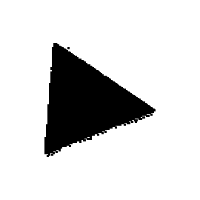
#> input picture dataset/test/triangles/351.png, 200 x 200 px
$ python train.py
#> lines starting #> are read from the running program, lines starting #| are printed output that depends on the picture
### neuralnetwork.py
# Mwangi Stephen, Mutuku Moses, Mokaya Sharon
import codecs
import json
import numpy as np


class NeuralNetwork:
    """
        Neural Network Class
        A single layer network (one hidden layer)
        Takes no. of input nodes, number of hidden nodes, number of output nodes and the learning rate during initialization
    """
    def __init__(self, n_inputs, n_hidden, n_outputs, learning_rate):
        self.n_inputs = n_inputs
        self.n_hidden = n_hidden
        self.n_outputs = n_outputs
        self.learning_rate = learning_rate
        # initialize weights using random normally distributed values
        self.weights_ih = np.random.normal(0.0, pow(self.n_hidden, -0.5), (self.n_hidden, self.n_inputs))
        self.weights_ho = np.random.normal(0.0, pow(self.n_outputs, -0.5), (self.n_outputs, self.n_hidden))

    @staticmethod
    def sigmoid(X):
        # sigmoid activation function
        return 1 / (1 + np.exp(-X))

    # [9 lines left out: function load_from_file, not called in this run]

    def accuracy(self, data_, labels_):
        # function to calculate the accuracy of the neural network given certain inputs and labels
        err = 0
        total = len(data_)
        for i_ in range(total):
            item_ = data_[i_]
            pred = np.argmax(self.predict(item_))
            if pred != np.argmax(labels_[i_]):
                err += 1
        return 1 - err / total

    # [5 lines left out: function write_to_file, not called in this run]

    def predict(self, input_list, returnLayerOutputs=False):
        # function to feed forward the inputs and return a classification at the end
        inputs = np.array(input_list, ndmin=2).T
        hidden_inputs = np.dot(self.weights_ih, inputs)
        hidden_outputs = self.sigmoid(hidden_inputs)
        final_inputs = np.dot(self.weights_ho, hidden_outputs)
        final_outputs = self.sigmoid(final_inputs)

        if returnLayerOutputs:
            return [final_outputs, hidden_outputs, inputs]
        else:
            return final_outputs.ravel()

    def train(self, input_list, target_list):
        # function to train the network by adjusting the connection weights using gradient descent (backpropagation algorithm)
        targets = np.array(target_list, ndmin=2).T
        final_outputs, hidden_outputs, inputs = self.predict(input_list, True)
        output_errors = targets - final_outputs
        hidden_errors = np.dot(self.weights_ho.T, output_errors)
        self.weights_ho += self.learning_rate * np.dot((output_errors * final_outputs * (1.0 - final_outputs)), np.transpose(hidden_outputs))
        self.weights_ih += self.learning_rate * np.dot((hidden_errors * hidden_outputs * (1.0 - hidden_outputs)), np.transpose(inputs))

### train.py
# Mwangi Stephen, Mutuku Moses, Mokaya Sharon
from neuralnetwork import NeuralNetwork
from sklearn.decomposition import PCA
from matplotlib.pyplot import imread
import glob

print("SHAPE CLASSIFIER")
print("=================")

training_path = 'dataset/train'
test_path = 'dataset/test'
paths = ['triangles', 'squares', 'circles']
pca = PCA(n_components=5)

train_data, test_data = [], []
labels, test_labels = [], []
classes = {"triangles": [0.99, 0.01, 0.01], "squares": [0.01, 0.99, 0.01], "circles": [0.01, 0.01, 0.99]}


def load_training_data():
    # function to load the training data
    print("Importing training data...")
    for name in paths:
        for image_path in glob.glob("{path}/{name}/*.png".format(path=training_path, name=name)):
            image = imread(image_path)
#> image is the input picture: shape (200, 200) float32; min 0, max 1, mean 0.84
            train_data.append(image)
            labels.append(classes[name])


def load_test_data():
    # function to load the test data
    print("Importing testing data...")
    for name in paths:
        for image_path in glob.glob("{path}/{name}/*.png".format(path=test_path, name=name)):
            image = imread(image_path)
            test_data.append(image)
            test_labels.append(classes[name])


load_training_data()
load_test_data()

print("Performing Principal Component Analysis...")
# Perform Principal Component Analysis on the train and test data
for j in range(len(train_data)):
    train_data[j] = pca.fit_transform(train_data[j]).ravel()
#> this loop made 2 passes
#> after the loop, train_data = 2 items
for j in range(len(test_data)):
    test_data[j] = pca.fit_transform(test_data[j]).ravel()
#> after the loop, test_data = 2 items

accuracy = 0
# create an instance of the network
nn = NeuralNetwork(1000, 500, 3, 0.01)

print("Training...")
# iterate N times perform training at each step
for epoch in range(100):
    for j in range(len(train_data)):
        nn.train(train_data[j], labels[j])
    accuracy = nn.accuracy(test_data, test_labels)
    print("\tepoch {i}, accuracy = {accuracy}".format(i=epoch+1, accuracy=accuracy))
#> this loop made 100 passes
#> accuracy on passes 1 to 8: 0.5, 0.5, 1, 1, 1, 1, 1, 1
#| 	epoch 1, accuracy = 0.5
#| 	epoch 2, accuracy = 0.5
#| 	epoch 3, accuracy = 1.0
#| 	epoch 4, accuracy = 1.0
#| 	epoch 5, accuracy = 1.0
#| 	epoch 6, accuracy = 1.0
#| 	epoch 7, accuracy = 1.0
#| 	epoch 8, accuracy = 1.0
#> (further printed lines are left out)
#> pass 1, in train, `self.weights_ih += self.learning_rate * np.dot((hidden_errors * hidden..`:
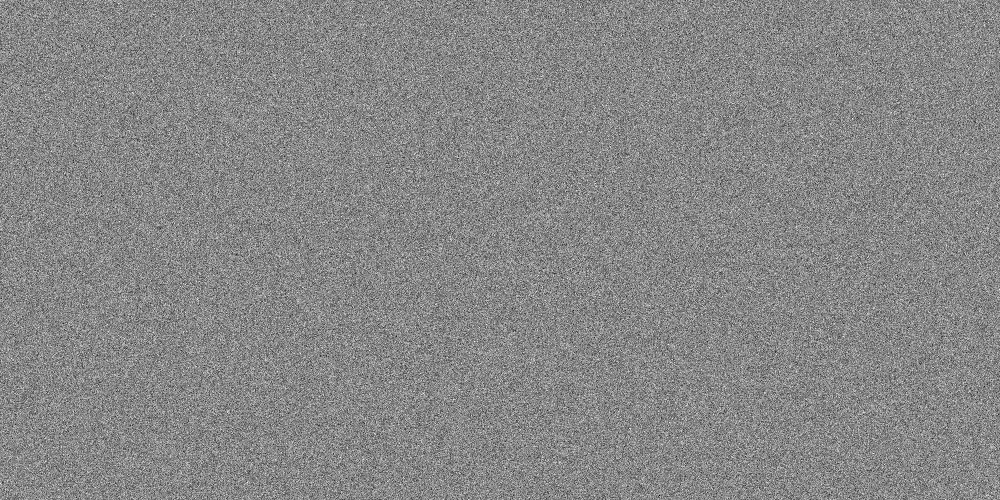
#> self.weights_ih: shape (500, 1000) float64; min -0.222, max 0.196, mean 0.000118; drawn with min black and max white

# ask the user if they'd like to save the trained model, then the appropriate action is taken
save = input("Save current model with accuracy %.4f? [Y/N]: " % accuracy)
#> the answer given: out.png
if save == "Y":
    model_file_path = "models/model.json"
    nn.write_to_file(model_file_path)
    print("Model saved to %s" % model_file_path)
else:
    print("Model not saved.")
print("Done")
